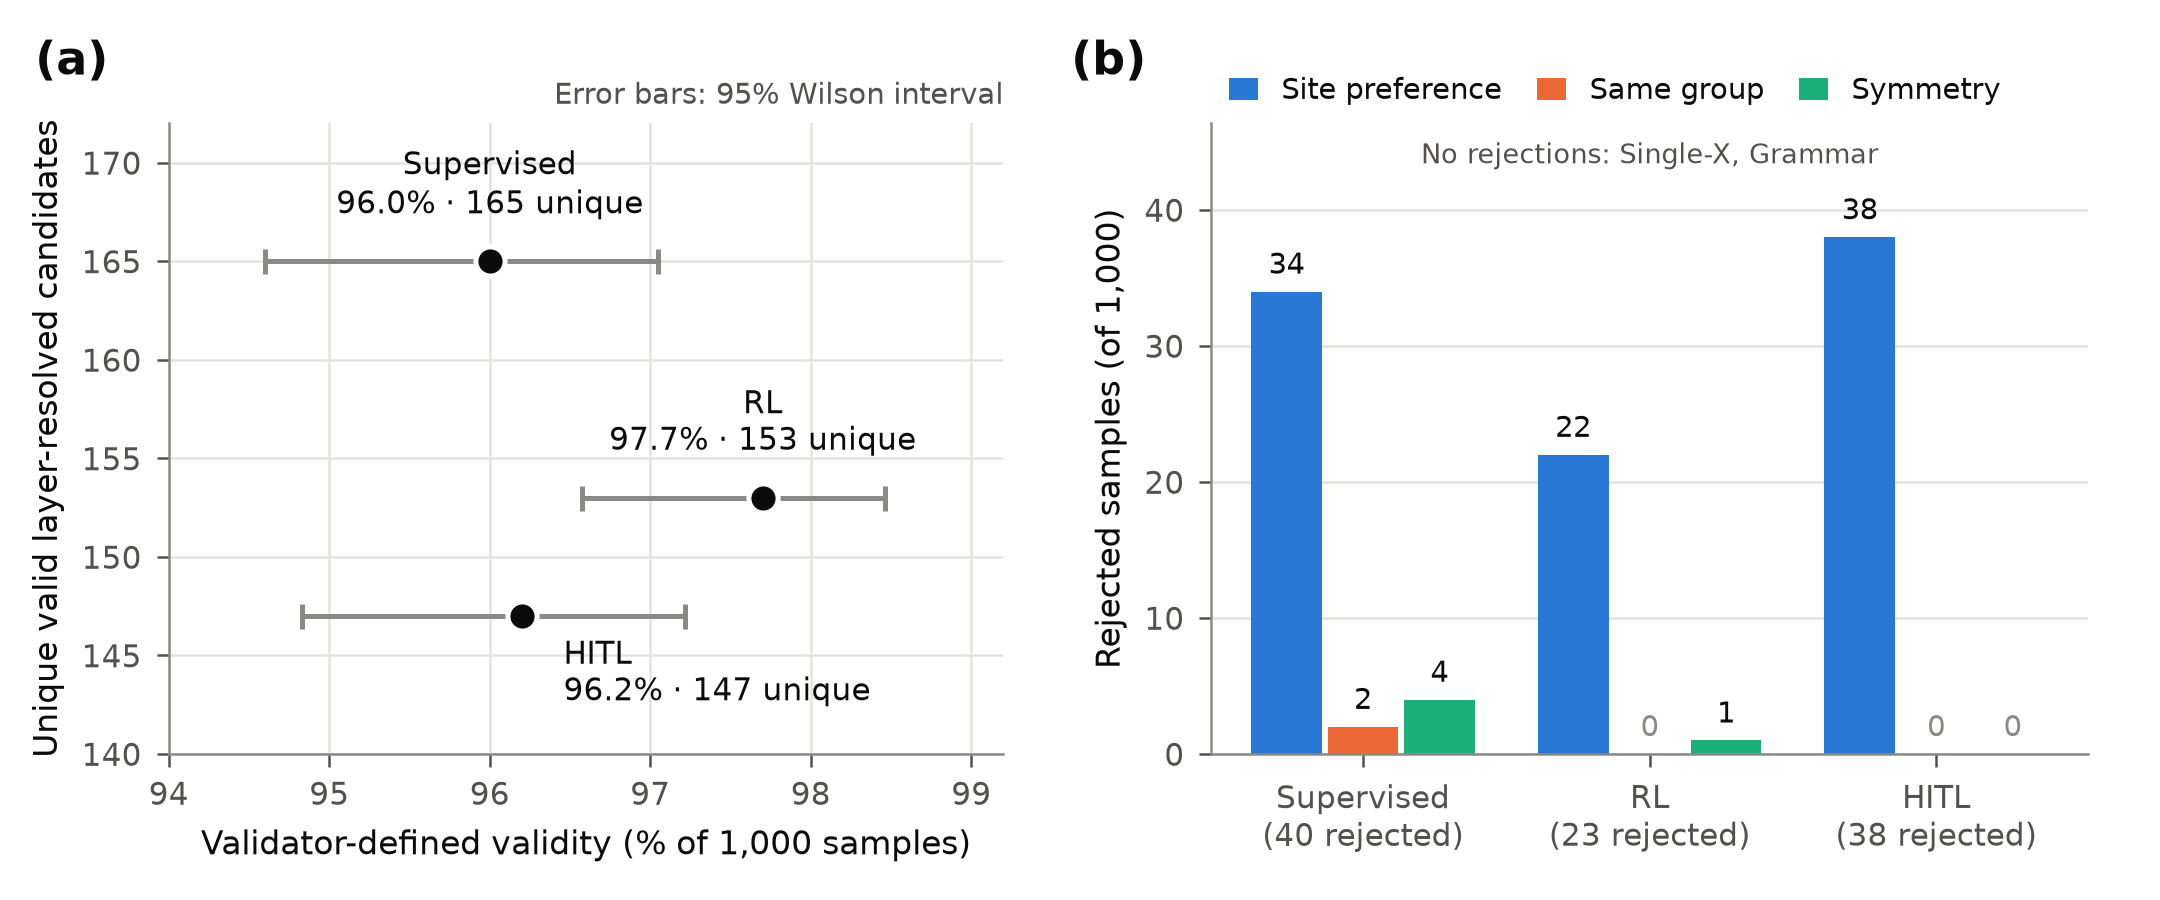

Write the Python code that produced this figure.
"""Figure: effect of refinement strategy on validator-defined validity, diversity
and residual failure modes (supervised vs RL vs HITL generators).

All numbers are recomputed from the per-sample validator output
(``samples.jsonl``) of each evaluation run (N = 1,000 grammar-constrained
samples per model, temperature 1.0, top-p 0.9) and cross-checked against the
run's ``eval_report.json``.

The supervised model is A1 (``gen_ablate_A1``): both the RL
(``gen_rl_stage1``) and HITL (``gen_hitl_round1``) generators were fine-tuned
from that checkpoint (``resume_ckpt`` in their configs), so A1 is the matched
parent.

Usage:
    python figures/fig_refinement_validity.py [--runs PATH] [--out DIR]
"""
from __future__ import annotations

import argparse
import collections
import csv
import json
import math
from pathlib import Path

import matplotlib

matplotlib.use("Agg")
import matplotlib.pyplot as plt  # noqa: E402

HERE = Path(__file__).resolve().parent
DEFAULT_RUNS = HERE.parent / "runs" / "ablate"

MODELS = [  # (label, eval run dir)
    ("Supervised", "eval_ablate_A1"),
    ("RL", "eval_ablate_A5_with_rl"),
    ("HITL", "eval_ablate_A6_with_hitl"),
]
# validator reason -> display name; every reason the validator can emit
REASONS = [
    ("preference", "Site preference"),
    ("same_group", "Same group"),
    ("symmetry", "Symmetry"),
    ("single_x", "Single-X"),
    ("rule_invalid", "Grammar"),
]

# validated categorical slots (dataviz reference palette, light mode)
SERIES = ["#2a78d6", "#eb6834", "#1baf7a"]
INK = "#0b0b0b"
INK_2 = "#52514e"
MUTED = "#8a8984"
GRID = "#e4e3df"


def wilson(k: int, n: int, z: float = 1.96) -> tuple[float, float]:
    p = k / n
    den = 1 + z * z / n
    mid = (p + z * z / (2 * n)) / den
    half = z * math.sqrt(p * (1 - p) / n + z * z / (4 * n * n)) / den
    return mid - half, mid + half


def load(runs: Path) -> list[dict]:
    rows = []
    for label, d in MODELS:
        samples = [json.loads(l) for l in open(runs / d / "samples.jsonl")]
        valid = [s for s in samples if s["valid"]]
        reasons = collections.Counter(s["reason"] for s in samples if not s["valid"])
        unique_valid = len({s["layers"] for s in valid})

        rep = json.load(open(runs / d / "eval_report.json"))["generator"]
        assert abs(rep["validity_rate"] - len(valid) / len(samples)) < 1e-9, d
        assert rep["unique_mxenes_count"] == unique_valid, d
        assert dict(reasons) == rep["invalid_reasons"], d

        lo, hi = wilson(len(valid), len(samples))
        rows.append(dict(model=label, run=d, ckpt=rep["ckpt"], n=len(samples),
                         n_valid=len(valid), validity=len(valid) / len(samples),
                         ci_lo=lo, ci_hi=hi, unique_valid=unique_valid,
                         n_invalid=len(samples) - len(valid),
                         **{f"rej_{k}": reasons.get(k, 0) for k, _ in REASONS}))
    return rows


def style_axis(ax):
    for s in ("top", "right"):
        ax.spines[s].set_visible(False)
    for s in ("left", "bottom"):
        ax.spines[s].set_color(MUTED)
        ax.spines[s].set_linewidth(0.6)
    ax.tick_params(colors=INK_2, width=0.6, length=3)
    ax.set_axisbelow(True)


def panel_a(ax, rows):
    xs = [100 * r["validity"] for r in rows]
    ys = [r["unique_valid"] for r in rows]
    for r, x, y in zip(rows, xs, ys):
        ax.errorbar(x, y, xerr=[[x - 100 * r["ci_lo"]], [100 * r["ci_hi"] - x]],
                    fmt="o", ms=7, color=INK, mfc=INK, mec="white", mew=1.2,
                    ecolor=MUTED, elinewidth=1.2, capsize=3, zorder=3)
    offsets = {"Supervised": (0, 9, "center"), "RL": (0, 9, "center"),
               "HITL": (10, -4, "left")}
    for r, x, y in zip(rows, xs, ys):
        dx, dy, ha = offsets[r["model"]]
        ax.annotate(f"{r['model']}\n{x:.1f}% · {y} unique", (x, y),
                    xytext=(dx, dy), textcoords="offset points", ha=ha,
                    va="bottom" if dy > 0 else "top", fontsize=7.5, color=INK,
                    linespacing=1.25)
    ax.set_xlim(94.0, 99.2)
    ax.set_ylim(140, 172)
    ax.grid(True, color=GRID, lw=0.6)
    ax.set_xlabel("Validator-defined validity (% of 1,000 samples)")
    ax.set_ylabel("Unique valid layer-resolved candidates")
    ax.text(1.0, 1.02, "Error bars: 95% Wilson interval", transform=ax.transAxes,
            ha="right", va="bottom", fontsize=7, color=INK_2)
    style_axis(ax)


def panel_b(ax, rows):
    shown = [(k, name) for k, name in REASONS if any(r[f"rej_{k}"] for r in rows)]
    absent = [name for k, name in REASONS if (k, name) not in shown]
    n_types = len(shown)
    width = 0.8 / n_types
    gap = 0.02  # surface gap between adjacent bars
    for j, (k, name) in enumerate(shown):
        for i, r in enumerate(rows):
            x = i + (j - (n_types - 1) / 2) * width
            v = r[f"rej_{k}"]
            ax.bar(x, v, width=width - gap, color=SERIES[j], linewidth=0,
                   label=name if i == 0 else None, zorder=2)
            ax.text(x, v + 0.8, str(v), ha="center", va="bottom", fontsize=7,
                    color=INK if v else MUTED)
    ax.set_xticks(range(len(rows)))
    ax.set_xticklabels([f"{r['model']}\n({r['n_invalid']} rejected)" for r in rows])
    ax.set_ylabel("Rejected samples (of 1,000)")
    ax.set_ylim(0, max(r[f"rej_{k}"] for r in rows for k, _ in shown) * 1.22)
    ax.yaxis.grid(True, color=GRID, lw=0.6)
    ax.tick_params(axis="x", length=0)
    leg = ax.legend(frameon=False, fontsize=7, loc="lower left",
                    bbox_to_anchor=(0.0, 1.0), ncol=n_types, columnspacing=1.2,
                    handlelength=1.0, handleheight=0.8, borderaxespad=0.2)
    for t in leg.get_texts():
        t.set_color(INK)
    if absent:
        ax.text(0.5, 0.97, "No rejections: " + ", ".join(absent),
                transform=ax.transAxes, ha="center", va="top", fontsize=6.5,
                color=INK_2)
    style_axis(ax)


def main():
    ap = argparse.ArgumentParser()
    ap.add_argument("--runs", type=Path, default=DEFAULT_RUNS)
    ap.add_argument("--out", type=Path, default=HERE)
    args = ap.parse_args()

    rows = load(args.runs)
    args.out.mkdir(parents=True, exist_ok=True)
    with open(args.out / "fig_refinement_validity.csv", "w", newline="") as f:
        w = csv.DictWriter(f, fieldnames=list(rows[0]))
        w.writeheader()
        w.writerows(rows)

    plt.rcParams.update({
        "font.family": "DejaVu Sans", "font.size": 8,
        "axes.labelsize": 8, "axes.labelcolor": INK,
        "xtick.labelsize": 7.5, "ytick.labelsize": 7.5,
    })
    fig, (ax_a, ax_b) = plt.subplots(
        1, 2, figsize=(7.2, 3.0), gridspec_kw=dict(width_ratios=[1, 1.05]))
    panel_a(ax_a, rows)
    panel_b(ax_b, rows)
    for ax, tag in ((ax_a, "(a)"), (ax_b, "(b)")):
        ax.text(-0.16, 1.06, tag, transform=ax.transAxes, fontsize=11,
                fontweight="bold", color=INK, va="bottom")
    fig.tight_layout(w_pad=2.5)
    fig.savefig(args.out / "fig_refinement_validity.png", dpi=300,
                facecolor="white")
    for r in rows:
        print(f"{r['model']:<11} valid {r['n_valid']}/{r['n']} "
              f"({100*r['validity']:.1f}%, 95% CI {100*r['ci_lo']:.1f}–{100*r['ci_hi']:.1f}) "
              f"unique {r['unique_valid']}  rejected "
              + ", ".join(f"{k}={r[f'rej_{k}']}" for k, _ in REASONS))


if __name__ == "__main__":
    main()
